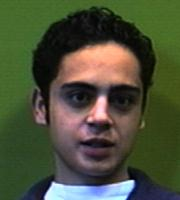
#> input picture TP2/images/Essex_Faces/94/ajones.19.jpg, 180 x 200 px
$ python KMeans_Clustering_NewEspaces.py ../images/Essex_Faces/94/ajones.19.jpg ../images/Essex_Faces/94/ajsega.19.jpg
#> lines starting #> are read from the running program, lines starting #| are printed output that depends on the picture
import numpy as np
import cv2
import sys
from sklearn.cluster import KMeans

if len(sys.argv) < 2:
    print("Usage:", sys.argv[0], "<Image_train> [Image_test]")
    sys.exit(2)

# ================= CHARGEMENT =================
img_bgr = cv2.imread(sys.argv[1], -1)
#> img_bgr is the input picture: shape (200, 180, 3); mean B, G, R 57, 80.3, 75.4
(h_img, w_img, c) = img_bgr.shape
#> h_img = 200; w_img = 180; c = 3
print("Dimension de l'image :", h_img, "lignes x", w_img, "colonnes x", c, "canaux")
#| Dimension de l'image : 200 lignes x 180 colonnes x 3 canaux

# ================= ESPACE DE COULEUR =================
# Choisir ici : 'BGR', 'HSV', 'YCbCr', 'LAB'
COLOR_SPACE = 'BGR'

def convert_colorspace(img_bgr, space):
    if space == 'HSV':
        return cv2.cvtColor(img_bgr, cv2.COLOR_BGR2HSV)
    elif space == 'YCbCr':
        return cv2.cvtColor(img_bgr, cv2.COLOR_BGR2YCrCb)
    elif space == 'LAB':
        return cv2.cvtColor(img_bgr, cv2.COLOR_BGR2Lab)
    else:  # BGR
        return img_bgr.copy()

img_converted = convert_colorspace(img_bgr, COLOR_SPACE)

# ================= ENTRAÎNEMENT K-MEANS =================
Nb_classes = 6  # Valeur optimale trouvée expérimentalement
img_samples = np.reshape(img_converted, (-1, 3)).astype(np.float32)

kmeans = KMeans(n_clusters=Nb_classes, random_state=0, n_init=10)
kmeans.fit(img_samples)

print("Centres des clusters :", kmeans.cluster_centers_)

# ================= AFFICHAGE SUR IMAGE D'ENTRAÎNEMENT =================
img_labels = np.reshape(kmeans.labels_, (h_img, w_img))
img_labels_display = (img_labels * 255 / (Nb_classes - 1)).astype(np.uint8)
cv2.imshow(f"Clusters - image train ({COLOR_SPACE}, K={Nb_classes})", img_labels_display)
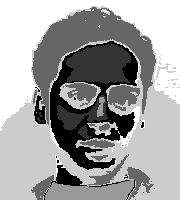
#> window 'Clusters - image train (BGR, K': shape (200, 180); min 0, max 255, mean 161.1
cv2.waitKey(0)

# ================= PRÉDICTION SUR NOUVELLE IMAGE =================
if len(sys.argv) == 3:
    img_test_bgr = cv2.imread(sys.argv[2], -1)
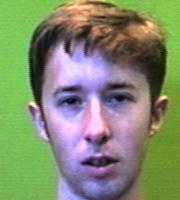
#> input picture TP2/images/Essex_Faces/94/ajsega.19.jpg, 180 x 200 px
#> img_test_bgr is the input picture: shape (200, 180, 3); mean B, G, R 111.4, 139.1, 130.5
    if img_test_bgr is None:
        print("Erreur : image de test introuvable.")
        sys.exit(1)

    (h_test, w_test, _) = img_test_bgr.shape
#> h_test = 200; w_test = 180
    img_test_converted = convert_colorspace(img_test_bgr, COLOR_SPACE)

    # predict() applique le modèle appris sur une nouvelle image
    new_img_samples = np.reshape(img_test_converted, (-1, 3)).astype(np.float32)
    new_labels = kmeans.predict(new_img_samples)

    img_test_labels = np.reshape(new_labels, (h_test, w_test))
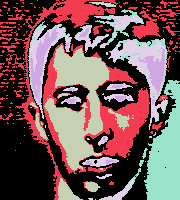
#> img_test_labels: shape (200, 180) int32; 6 distinct labels, from 0 to 5; one colour per label, 0 black
    img_test_display = (img_test_labels * 255 / (Nb_classes - 1)).astype(np.uint8)
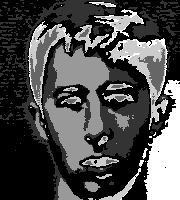
#> img_test_display: shape (200, 180); min 0, max 255, mean 76.8

    cv2.imshow(f"Clusters - image test ({COLOR_SPACE}, K={Nb_classes})", img_test_display)
    cv2.waitKey(0)

cv2.destroyAllWindows()
